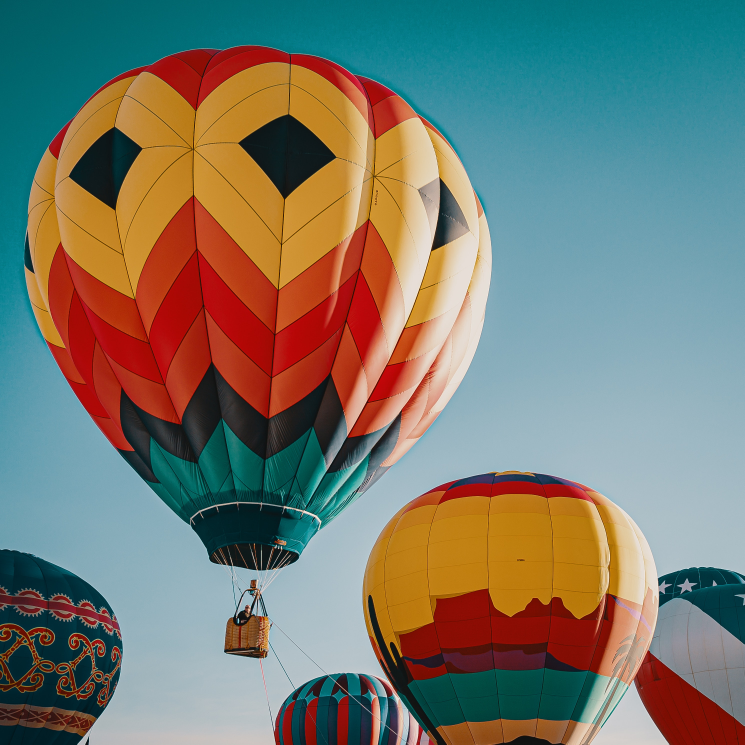
#> input picture Imagens/Baloes.jpg, 2978 x 2978 px, found by its file name (shown at 1/4 size)
$ python 'Histograma em Modo Curva em Imagem Cinza - Versão 1.0.0.py'
#> lines starting #> are read from the running program, lines starting #| are printed output that depends on the picture; after the words box and inside, x2 and y2 are one past the last pixel; in counts of white or black regions, pixels touching at a corner belong together
#
########################################################################
# Importação das Bibliotecas Necessárias
########################################################################
#
import cv2 as cv
import numpy as np
from matplotlib import pyplot as plt

#
########################################################################
# Funções de Uso Geral
########################################################################
#
def HistogramaCurva (imgBase):
    CorBranca = (255, 255, 255)
    imgGrafico = np.full((300, 256, 3), CorBranca, dtype=np.uint8)

    if len(imgBase.shape) == 2:
        CorLinha = [(0,0,0)]

    for Canais, ColunaCanal in enumerate(CorLinha):
        ItemHistograma = cv.calcHist([imgBase],[Canais],None,[256],[0,256])
        cv.normalize(ItemHistograma,ItemHistograma,0,255,cv.NORM_MINMAX)
        Historico = np.int32(np.around(ItemHistograma))
        Pontos = np.int32(np.column_stack((bins,Historico)))
        cv.polylines(imgGrafico,[Pontos],False,ColunaCanal)

    imgResultado = np.flipud(imgGrafico)
    return (imgResultado)

#
########################################################################
# Definições Gerais
########################################################################
#
NomeJanela  = "Imagem Base"
NomeImagem  = "Baloes.jpg"
CaminhoBase = "/home/asoares/OpenCV/"
CaminhoImagem = CaminhoBase + "Imagens/"
bins = np.arange(256).reshape(256,1)

#
########################################################################
# Lendo a Imagem
########################################################################
#
ImagemBase = cv.imread ( CaminhoImagem + NomeImagem, cv.IMREAD_GRAYSCALE)
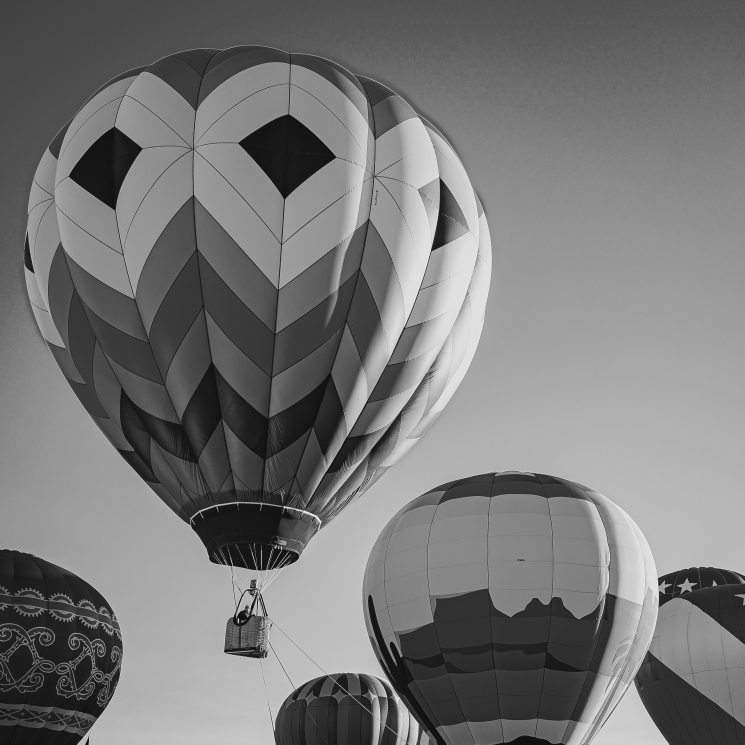
#> ImagemBase: shape (2978, 2978) (shown at 1/4 size); min 0, max 255, mean 119.6
imgReduzida = cv.resize(ImagemBase, (0,0), fx=0.3, fy=0.3, interpolation = cv.INTER_AREA)
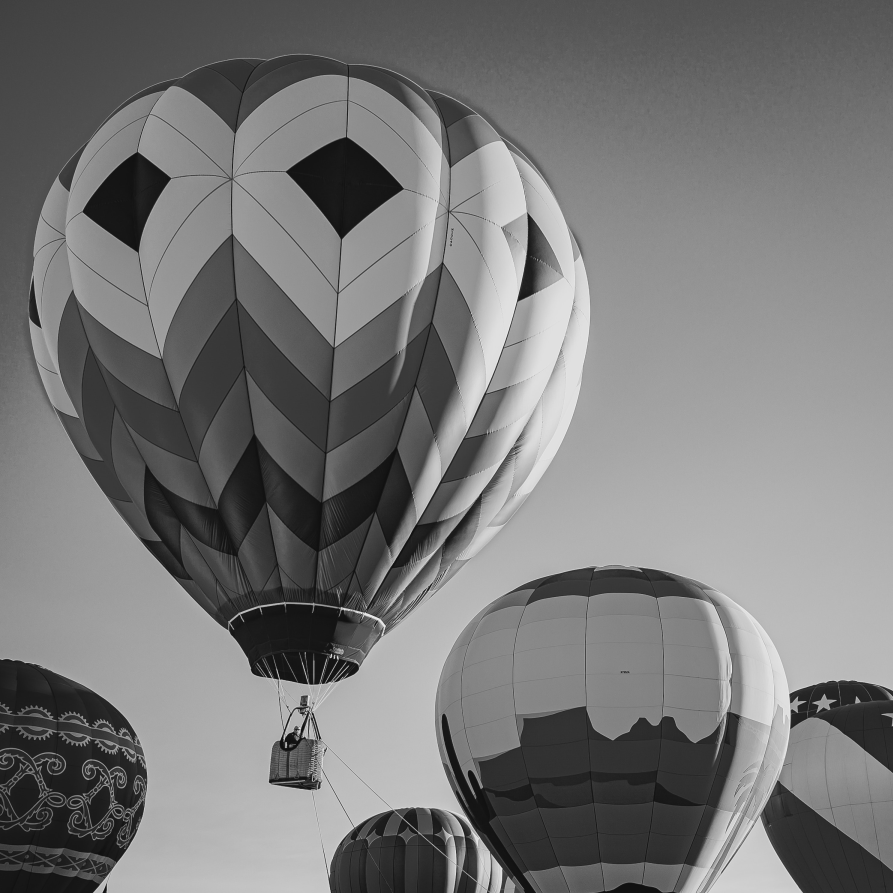
#> imgReduzida: shape (893, 893); min 15, max 236, mean 119.6

#
########################################################################
# Executando o Histograma
########################################################################
#
imgCurva = HistogramaCurva (imgReduzida)
#> after the loop in HistogramaCurva, `for Canais, ColunaCanal in enumerate(CorLinha):`:
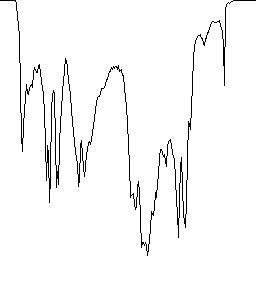
#> imgGrafico: shape (300, 256, 3); 97.1% white; black in thin lines or dots, all inside (x1, y1, x2, y2) = (0, 0, 256, 256)
#> in HistogramaCurva, `imgResultado = np.flipud(imgGrafico)`:
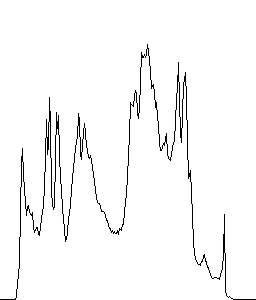
#> imgResultado: shape (300, 256, 3); 97.1% white; black in thin lines or dots, all inside (x1, y1, x2, y2) = (0, 44, 256, 300)

#
########################################################################
# Convertendo para Matplotlib
########################################################################
#
imgReduzida = cv.cvtColor(imgReduzida, cv.COLOR_BGR2RGB)
#> imgReduzida: shape (893, 893, 3)

#
########################################################################
# Apresentação dos Resultados
########################################################################
#
Grafico = plt.figure(figsize=(10,6))

Grafico.add_subplot(1,2,1)
plt.imshow(imgReduzida )
plt.title("Imagem Original", fontsize=11, weight='bold' )

Grafico.add_subplot(1,2,2)
plt.imshow(imgCurva )
plt.title("Histograma", fontsize=11, weight='bold' )

plt.subplots_adjust ( left   = 0.1,
                      bottom = 0.1,
                      right  = 0.9,
                      top    = 0.9,
                      wspace = 0.3,
                      hspace = 0.3 )
plt.show ()

########################################################################
# FIM DO PROGRAMA
########################################################################

$ run again, with Imagens/Amigos.jpg copied over Imagens/Baloes.jpg
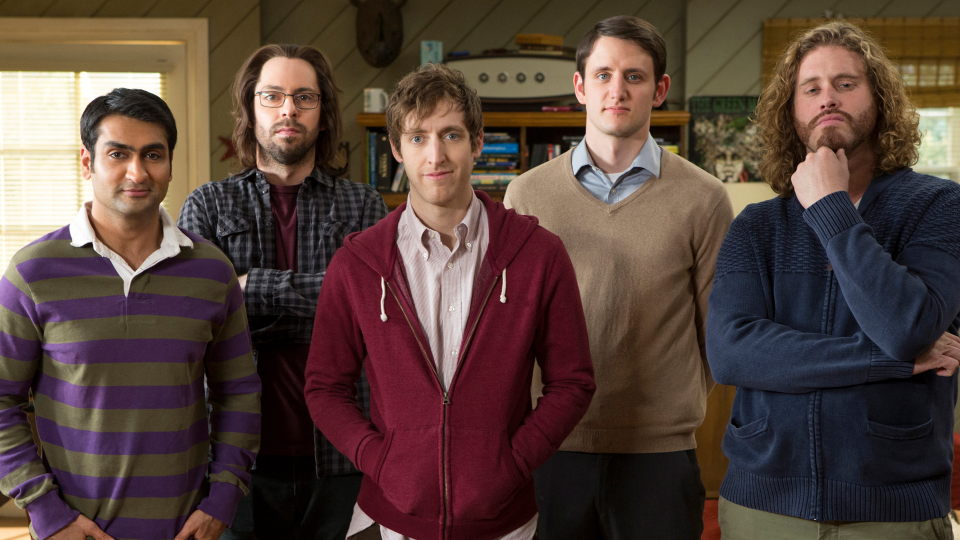
#> input picture Imagens/Amigos.jpg, 1920 x 1080 px, found by its file name (shown at 1/2 size)
#> after the loop in HistogramaCurva, `for Canais, ColunaCanal in enumerate(CorLinha):`:
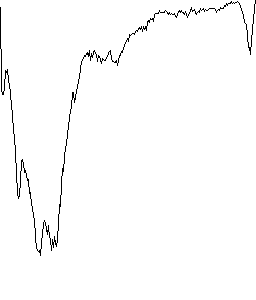
#> imgGrafico: shape (300, 256, 3); 98.5% white; black in thin lines or dots, all inside (x1, y1, x2, y2) = (0, 0, 256, 256)
#> in HistogramaCurva, `imgResultado = np.flipud(imgGrafico)`:
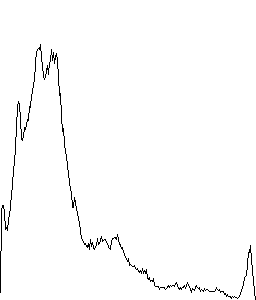
#> imgResultado: shape (300, 256, 3); 98.5% white; black in thin lines or dots, all inside (x1, y1, x2, y2) = (0, 44, 256, 300)

$ run again, with Imagens/AmigosEscritorio.jpg copied over Imagens/Baloes.jpg
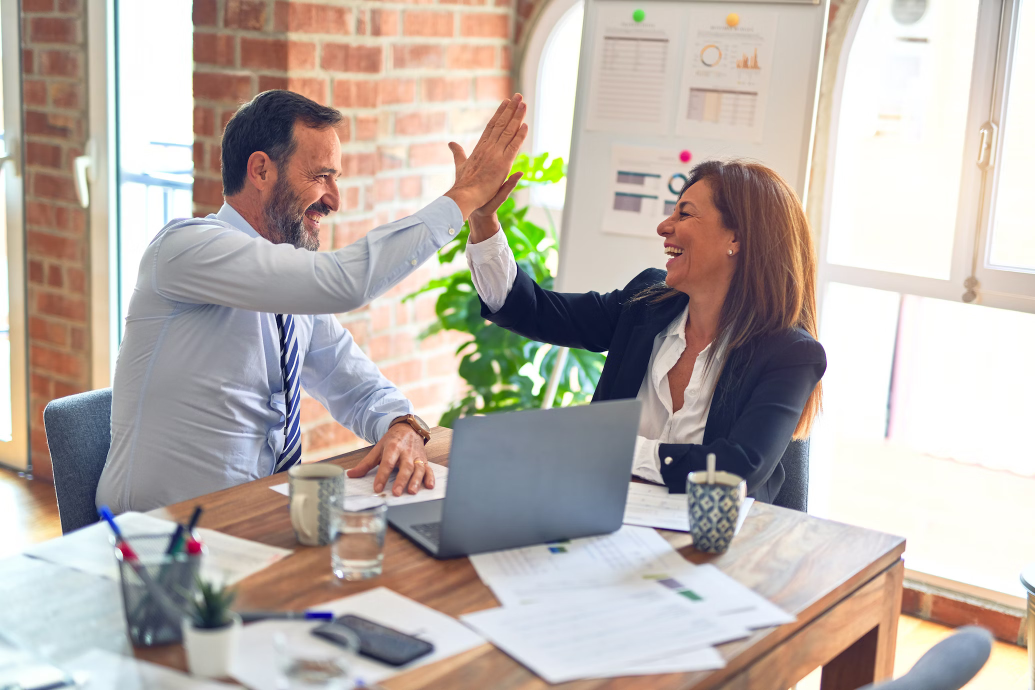
#> input picture Imagens/AmigosEscritorio.jpg, 2070 x 1380 px, found by its file name (shown at 1/2 size)
#> after the loop in HistogramaCurva, `for Canais, ColunaCanal in enumerate(CorLinha):`:
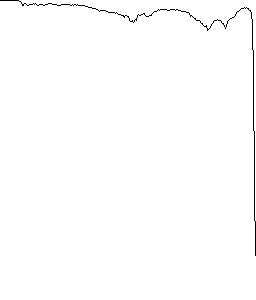
#> imgGrafico: shape (300, 256, 3); 99.3% white; black in thin lines or dots, all inside (x1, y1, x2, y2) = (0, 0, 256, 256)
#> in HistogramaCurva, `imgResultado = np.flipud(imgGrafico)`:
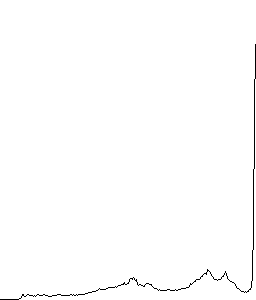
#> imgResultado: shape (300, 256, 3); 99.3% white; black in thin lines or dots, all inside (x1, y1, x2, y2) = (0, 44, 256, 300)
